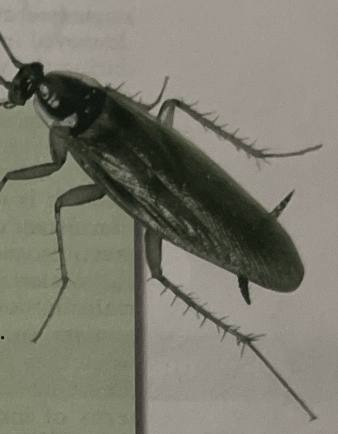
#> input picture content/images/p1-cockroach.jpg, 338 x 434 px, given in place of 085a0dd2-image.jpg, which was not available
$ python crop_photos_ch01.py ../content/images/p1-cockroach.jpg out.png
#> lines starting #> are read from the running program, lines starting #| are printed output that depends on the picture
import sys, json, base64, io
from PIL import Image, ImageDraw
U='/root/.claude/uploads/60eedd49-8ed0-5a31-9e3d-e8100822f80a/'
# coordinates in the 1500x2000 display space (raw pixels, no EXIF rotation)
C = {
 'p1-cockroach':   ('085a0dd2', (925, 470, 1260, 900)),
 'p4-thistle':     ('697af7be', (175, 430, 565, 730)),
 'p4-wasp':        ('697af7be', (135, 870, 545, 1175)),
 'p4-rust':        ('697af7be', (100, 1375, 515, 1670)),
 'p5-dove':        ('42df46a5', (1090, 190, 1410, 500)),
 'p6-lacewing':    ('1b8f9433', (160, 265, 590, 635)),
 'p6-ichneumonid': ('1b8f9433', (70, 1230, 595, 1600)),
 'p6-tractor':     ('1b8f9433', (925, 635, 1295, 985)),
 'p7-mulch':       ('a75296ff', (915, 1200, 1370, 1545)),
 'p8-aquatic':     ('43e3a683', (65, 655, 520, 895)),
 'p8-sticky':      ('43e3a683', (770, 1322, 1200, 1632)),
 'p9-usda':        ('620ed903', (660, 915, 1320, 1370)),
 'p11-inspect':    ('02925d78', (1045, 200, 1365, 620)),
}
mode = sys.argv[1]
out = {}
tiles = []
for k,(f,box) in C.items():
    im = Image.open(U+f+'-image.jpg')
#> im is the input picture: PIL image 338x434 RGB; mean R, G, B 124.7, 123.1, 110.8
    o = im.getexif().get(274)
    sx = im.size[0]/1500; sy = im.size[1]/2000
#> after `sx = im.size[0] / 1500`: sx = 0.225
#> after `sy = im.size[1] / 2000`: sy = 0.217
    b = tuple(int(v*s) for v,s in zip(box,(sx,sy,sx,sy)))
#> b = (208, 101, 283, 195)
    c = im.crop(b).convert('RGB')
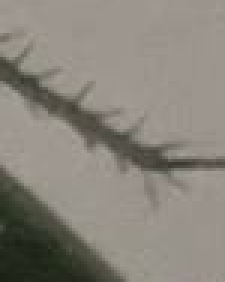
#> c: PIL image 75x94 RGB (shown 3 times larger); mean R, G, B 137, 132.3, 123.1
    if mode == 'sheet':
        t = c.copy(); t.thumbnail((360,360)); d=ImageDraw.Draw(t); d.rectangle((0,0,len(k)*7+6,14),fill='white'); d.text((3,2),k,fill='black'); tiles.append(t)
        print(k, 'orient', o, 'crop', c.size)
    else:
        c.thumbnail((560,560))
        c.save(sys.argv[2] + '/' + k + '.jpg', 'JPEG', quality=72, optimize=True, progressive=True)
        import os; print(k, c.size, os.path.getsize(sys.argv[2] + '/' + k + '.jpg')//1024, 'KB')
#> pass 2 of the loop `for k,(f,box) in C.items():`:
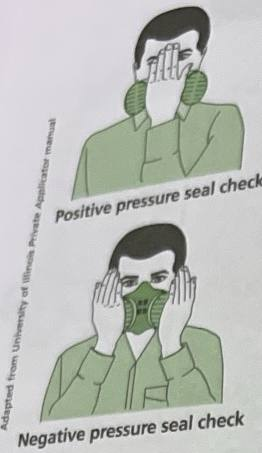
#> input picture content/images/p100-sealcheck.jpg, 262 x 453 px, given in place of 697af7be-image.jpg, which was not available
#> im is the input picture: PIL image 262x453 RGB; mean R, G, B 186.2, 189.1, 184.4
#> `c = im.crop(b).convert('RGB')`:
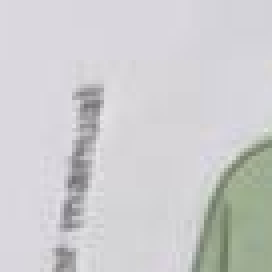
#> c: PIL image 68x68 RGB (shown 4 times larger); mean R, G, B 205.3, 205.1, 206.7
#> (the run stopped early here; a loop or call above may not have finished)
